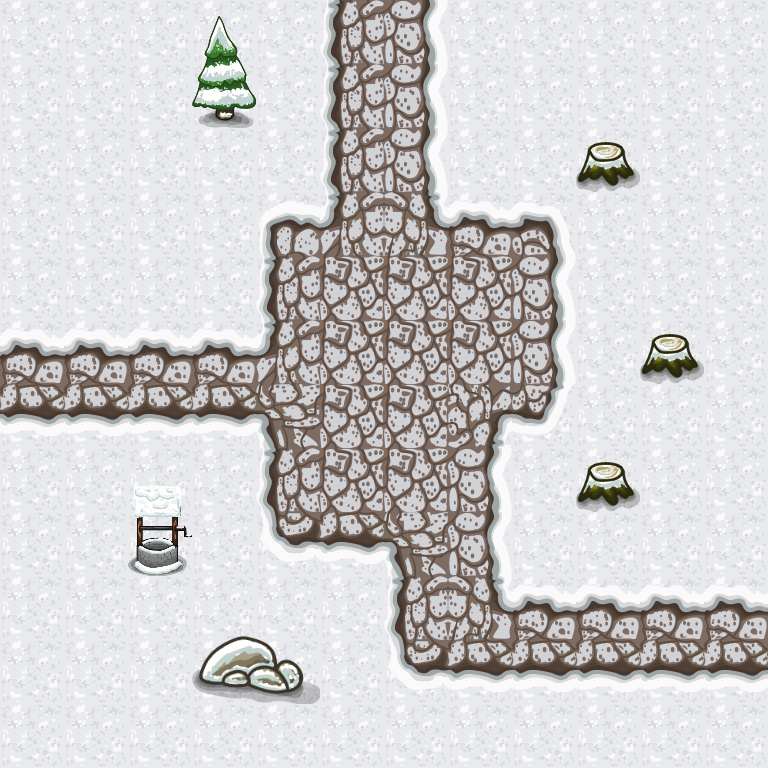

A level layout from a 2D game, rendered from its tile map. Below: a short description, then the map file with its tile-grid data intact:
An orthogonal 12x12 tile map with 64x64 px tiles, 3 tile layers (ground, road, objects), 4 tilesets and 7 objects (7x obstacle).

<map version="1.2" tiledversion="1.3.4" orientation="orthogonal" renderorder="right-down" width="12" height="12" tilewidth="64" tileheight="64" infinite="0" nextlayerid="5" nextobjectid="10">
 <tileset firstgid="1" source="tiles.tsx" />
 <tileset firstgid="31" source="stones.tsx" />
 <tileset firstgid="33" source="tree1.tsx" />
 <tileset firstgid="34" source="well.tsx" />
 <layer id="1" name="ground" width="12" height="12">
  <data encoding="csv">
29,29,29,29,29,29,29,29,29,29,29,29,
29,29,29,29,29,29,29,29,29,29,29,29,
29,29,29,29,29,29,29,29,29,29,29,29,
29,29,29,29,29,29,29,29,29,29,29,29,
29,29,29,29,29,29,29,29,29,29,29,29,
29,29,29,29,29,29,29,29,29,29,29,29,
29,29,29,29,29,29,29,29,29,29,29,29,
29,29,29,29,29,29,29,29,29,29,29,29,
29,29,29,29,29,29,29,29,29,29,29,29,
29,29,29,29,29,29,29,29,29,29,29,29,
29,29,29,29,29,29,29,29,29,29,29,29,
29,29,29,29,29,29,29,29,29,29,29,29
</data>
 </layer>
 <layer id="2" name="road" width="12" height="12">
  <data encoding="csv">
0,0,0,0,0,19,21,0,0,0,0,0,
0,0,0,0,0,19,21,0,0,0,0,0,
0,0,0,0,0,19,21,0,0,0,0,0,
0,0,0,0,16,28,27,17,18,0,0,0,
0,0,0,0,19,20,20,20,21,0,0,0,
17,17,17,17,28,20,20,20,21,0,0,0,
23,23,23,23,26,20,20,25,24,0,0,0,
0,0,0,0,19,20,20,21,0,0,0,0,
0,0,0,0,22,23,26,21,0,0,0,0,
0,0,0,0,0,0,19,27,17,17,17,17,
0,0,0,0,0,0,22,23,23,23,23,23,
0,0,0,0,0,0,0,0,0,0,0,0
</data>
 </layer>
 <layer id="3" name="objects" width="12" height="12">
  <data encoding="csv">
0,0,0,0,0,0,0,0,0,0,0,0,
0,0,0,33,0,0,0,0,0,0,0,0,
0,0,0,0,0,0,0,0,0,30,0,0,
0,0,0,0,0,0,0,0,0,0,0,0,
0,0,0,0,0,0,0,0,0,0,0,0,
0,0,0,0,0,0,0,0,0,0,30,0,
0,0,0,0,0,0,0,0,0,0,0,0,
0,0,0,0,0,0,0,0,0,30,0,0,
0,0,34,0,0,0,0,0,0,0,0,0,
0,0,0,0,0,0,0,0,0,0,0,0,
0,0,0,31,32,0,0,0,0,0,0,0,
0,0,0,0,0,0,0,0,0,0,0,0
</data>
 </layer>
 <objectgroup id="4" name="objects" visible="0">
  <object id="1" name="obstacle" x="576" y="128" width="64" height="64" />
  <object id="2" name="obstacle" x="640" y="320" width="64" height="64" />
  <object id="3" name="obstacle" x="576" y="448" width="64" height="64" />
  <object id="4" name="obstacle" x="128" y="512" width="64" height="64" />
  <object id="6" name="obstacle" x="192" y="640" width="64" height="64" />
  <object id="7" name="obstacle" x="256" y="640" width="64" height="64" />
  <object id="9" name="obstacle" x="192" y="64" width="64" height="64" />
 </objectgroup>
</map>
